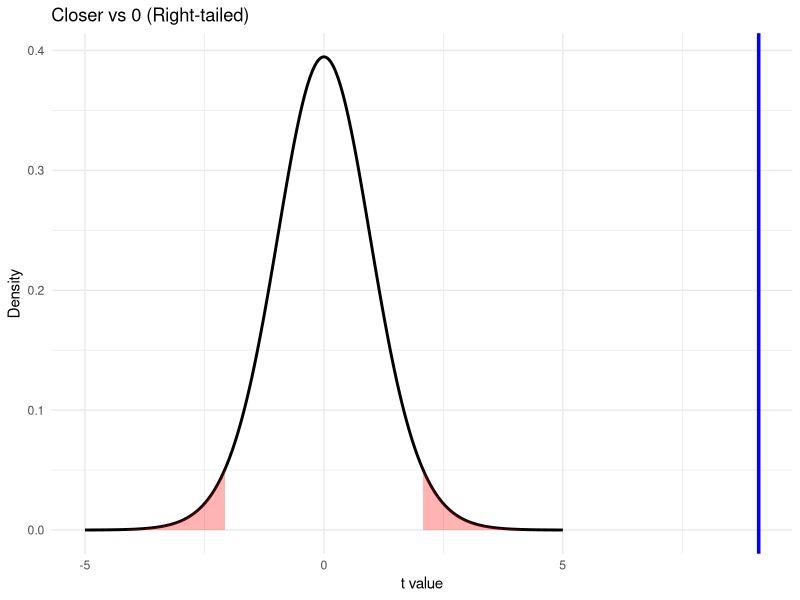
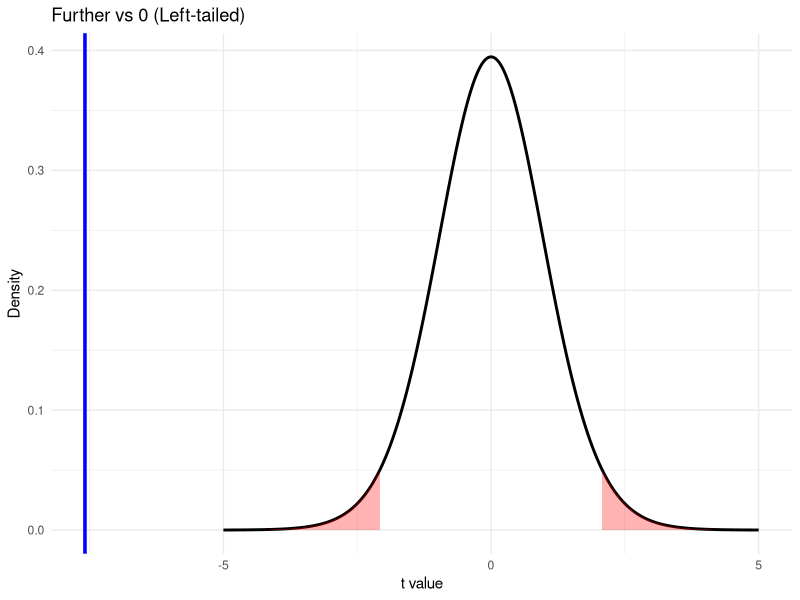
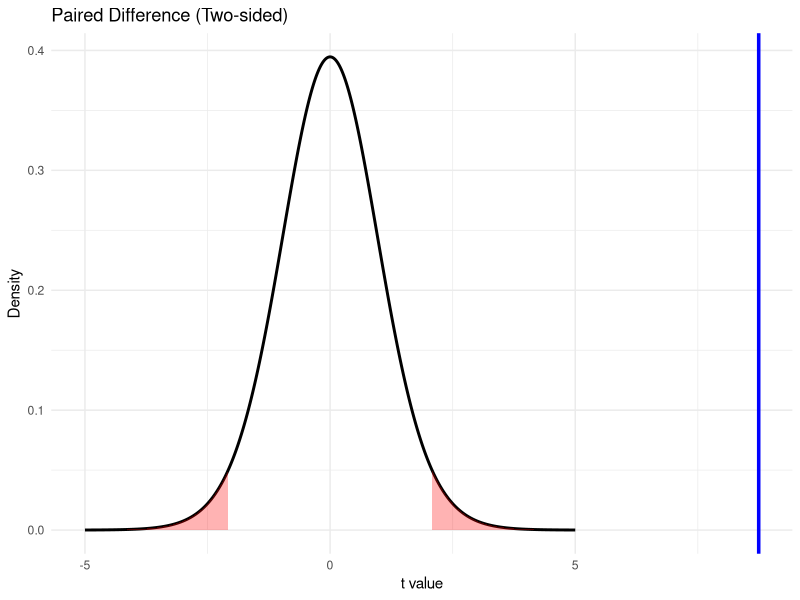
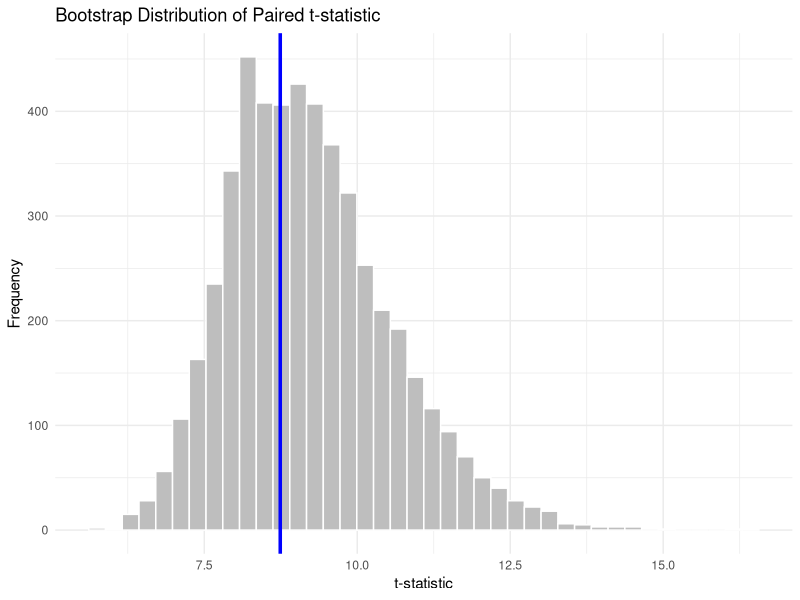

These charts were generated, in order, by the following R code:
## ---- chunk 1
#| echo: false

default_chunk_hook  <- knitr::knit_hooks$get("chunk")

latex_font_size <- c("Huge", "huge", "LARGE", "Large", 
                     "large", "normalsize", "small", 
                     "footnotesize", "scriptsize", "tiny")

knitr::knit_hooks$set(chunk = function(x, options) {
  x <- default_chunk_hook(x, options)
  if(options$size %in% latex_font_size) {
    paste0("\n \\", options$size, "\n\n", 
      x, 
      "\n\n \\normalsize"
    )
  } else {
    x
  }
})
## ---- chunk 2
#| label: load-packages
#| include: false
library(tidyverse)
library(patchwork)
library(pwr)
library(readxl)
library(dplyr)
library(kableExtra)
## ---- chunk 3
d = 0.65
a = 0.05
default_power = 0.80

n = pwr.t.test(d = d,
              sig.level = a,
              power = default_power,
              type = "one.sample", 
              alternative = "two.sided")
print("The required sample size for a two-sided one sample t test is:")
(n)
## ---- chunk 4
df = read.csv("Lab13.csv")

df = as_tibble(df)
names(df) = c("Further", "Closer")
df = df |>
    mutate(Difference = Closer - Further)
## ---- chunk 5
further_summary = df |>
  summarise(
    n      = n(),
    Mean   = mean(Further),
    SD     = sd(Further),
    Min    = min(Further),
    Median = median(Further),
    Max    = max(Further)
  )

kable(further_summary,
      digits = 3,
      caption = "Further Dopamine Responses")
## ---- chunk 6
closer_summary = df |>
  summarise(
    n      = n(),
    Mean   = mean(Closer),
    SD     = sd(Closer),
    Min    = min(Closer),
    Median = median(Closer),
    Max    = max(Closer)
  )

kable(closer_summary,
      digits = 3,
      caption = "Closer Dopamine Responses")
## ---- chunk 7
difference_summary = df |>
  summarise(
    n      = n(),
    Mean   = mean(Difference),
    SD     = sd(Difference),
    Min    = min(Difference),
    Median = median(Difference),
    Max    = max(Difference))

kable(difference_summary,
      digits = 3,
      caption = "Paired Differences (Closer - Further)")
## ---- chunk 8
p = 0.001
close_test = t.test(df$Closer,
                    mu = 0,
                    alternative = "greater")
d_close = mean(df$Closer) / sd(df$Closer)

far_test = t.test(df$Further,
                  mu = 0,
                  alternative = "less")
d_far = mean(df$Further) / sd(df$Further)

diff_test = t.test(df$Closer,
                   df$Further,
                   paired = TRUE,
                   alternative = "two.sided")

d_diff = mean(df$Difference) / sd(df$Difference)
## ---- chunk 9
results = tibble(
    Test = c("Closer",
           "Further",
           "Closer - Further"),

    t = c(close_test$statistic,
        far_test$statistic,
        diff_test$statistic),


    p_value = c(close_test$p.value,
              far_test$p.value,
              diff_test$p.value),

    g = c(d_close,
        d_far,
        d_diff),

    CI_Lower = c(close_test$conf.int[1],
               far_test$conf.int[1],
               diff_test$conf.int[1]),

    CI_Upper = c(close_test$conf.int[2],
               far_test$conf.int[2],
               diff_test$conf.int[2])
               )
results$p_value = ifelse(results$p_value < 0.001,
                          "<0.001",
                          sprintf("%.3f", results$p_value))
kable(results,
      digits = 3,
      caption = "t-Test Results for Dopamine Responses")
## ---- chunk 10
library(ggplot2)

plot_t_test = function(t_obs, df, alternative = "two.sided", title = "") {

  x = seq(-5, 5, length.out = 1000)
  y = dt(x, df)

  plot_df = data.frame(x = x, y = y)

  crit = qt(0.975, df)

  ggplot(plot_df, aes(x, y)) +
    
    geom_line(linewidth = 1) +
    
    geom_ribbon(
      data = subset(plot_df, x <= -crit),
      aes(ymin = 0, ymax = y),
      fill = "red", alpha = 0.3) +
    geom_ribbon(
      data = subset(plot_df, x >= crit),
      aes(ymin = 0, ymax = y),
      fill = "red", alpha = 0.3) +
    
    geom_vline(xintercept = t_obs, color = "blue", linewidth = 1.2) +
    
    labs(
      title = title,
      x = "t value",
      y = "Density") +
    theme_minimal()}
## ---- chunk 11
set.seed(7272)
B = 5000

plot_t_test(
  t_obs = as.numeric(close_test$statistic),
  df = as.numeric(close_test$parameter),
  title = "Closer vs 0 (Right-tailed)")

plot_t_test(
  t_obs = as.numeric(far_test$statistic),
  df = as.numeric(far_test$parameter),
  title = "Further vs 0 (Left-tailed)")

plot_t_test(
  t_obs = as.numeric(diff_test$statistic),
  df = as.numeric(diff_test$parameter),
  title = "Paired Difference (Two-sided)")

boot_diff = replicate(B, {
  i <- sample(1:nrow(df), replace = TRUE)
  
  resample_diff <- df$Difference[i]
  
  t.test(resample_diff, mu = 0)$statistic})

boot_df = data.frame(t = boot_diff)

ggplot(boot_df, aes(x = t)) +
  geom_histogram(bins = 40,
                 fill = "gray",
                 color = "white") +
  geom_vline(xintercept = as.numeric(diff_test$statistic),
             color = "blue",
             linewidth = 1.2) +
  labs(
    title = "Bootstrap Distribution of Paired t-statistic",
    x = "t-statistic",
    y = "Frequency") +
    theme_minimal()
